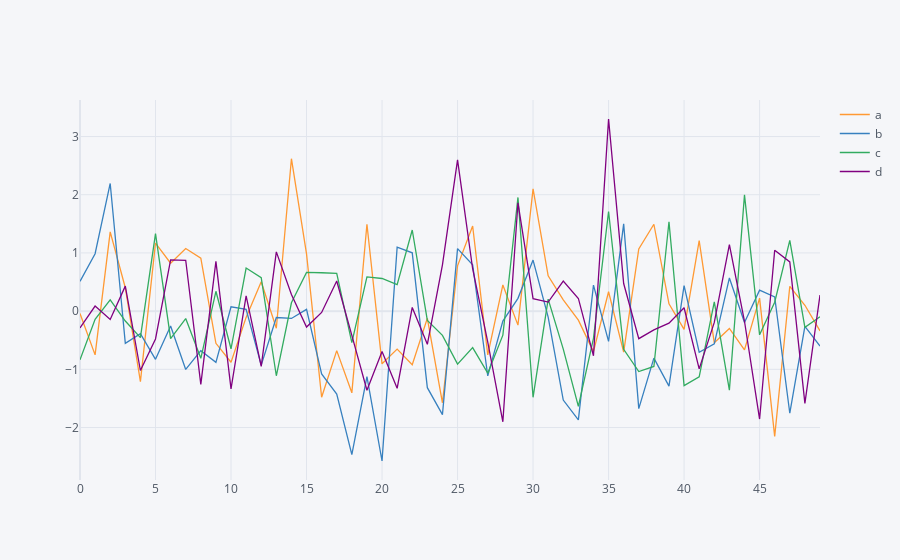

Source (notebook cell):
### Code cell
import pandas as pd
import numpy as np
import cufflinks as cf
import chart_studio.plotly as py
import seaborn as sns
import plotly.express as px
%matplotlib inline

from plotly.offline import download_plotlyjs, init_notebook_mode, plot, iplot
init_notebook_mode(connected=True)
cf.go_offline()

arr_1 = np.random.randn(50,4)
df_1 = pd.DataFrame(arr_1, columns= ['a','b','c','d'])
df_1.iplot()

### Figure 1 — Plotly figure (JSON) as saved in the notebook; plotly's stock layout.template omitted (floating-point values rounded to 4 significant figures)
{"data": [{"line": {"color": "rgba(255, 153, 51, 1.0)", "dash": "solid", "shape": "linear", "width": 1.3}, "mode": "lines", "name": "a", "text": "", "type": "scatter", "x": [0, 1, 2, 3, 4, 5, 6, 7, 8, 9, 10, 11, 12, 13, 14, 15, 16, 17, 18, 19, 20, 21, 22, 23, 24, 25, 26, 27, 28, 29, 30, 31, 32, 33, 34, 35, 36, 37, 38, 39, 40, 41, 42, 43, 44, 45, 46, 47, 48, 49], "y": [-0.04004, -0.7516, 1.361, 0.4023, -1.212, 1.17, 0.8237, 1.076, 0.9111, -0.5532, -0.8782, -0.1072, 0.5039, -0.2933, 2.62, 0.985, -1.48, -0.6781, -1.404, 1.494, -0.9049, -0.6522, -0.9221, -0.1233, -1.575, 0.778, 1.463, -0.7531, 0.45, -0.2399, 2.101, 0.6078, 0.1947, -0.1541, -0.6959, 0.3327, -0.7034, 1.067, 1.493, 0.1249, -0.3137, 1.211, -0.5438, -0.2972, -0.6663, 0.224, -2.152, 0.4269, 0.1013, -0.3392]}, {"line": {"color": "rgba(55, 128, 191, 1.0)", "dash": "solid", "shape": "linear", "width": 1.3}, "mode": "lines", "name": "b", "text": "", "type": "scatter", "x": [0, 1, 2, 3, 4, 5, 6, 7, 8, 9, 10, 11, 12, 13, 14, 15, 16, 17, 18, 19, 20, 21, 22, 23, 24, 25, 26, 27, 28, 29, 30, 31, 32, 33, 34, 35, 36, 37, 38, 39, 40, 41, 42, 43, 44, 45, 46, 47, 48, 49], "y": [0.5119, 0.9867, 2.194, -0.5538, -0.3868, -0.8278, -0.255, -1.001, -0.6792, -0.879, 0.07448, 0.0296, -0.9274, -0.1096, -0.1255, 0.0306, -1.079, -1.426, -2.467, -1.126, -2.575, 1.101, 1.002, -1.315, -1.779, 1.075, 0.7972, -1.111, -0.1717, 0.2201, 0.8772, -0.1038, -1.528, -1.869, 0.4471, -0.5196, 1.5, -1.676, -0.8071, -1.288, 0.4394, -0.7054, -0.5614, 0.5701, -0.1937, 0.3611, 0.2434, -1.754, -0.2608, -0.6008]}, {"line": {"color": "rgba(50, 171, 96, 1.0)", "dash": "solid", "shape": "linear", "width": 1.3}, "mode": "lines", "name": "c", "text": "", "type": "scatter", "x": [0, 1, 2, 3, 4, 5, 6, 7, 8, 9, 10, 11, 12, 13, 14, 15, 16, 17, 18, 19, 20, 21, 22, 23, 24, 25, 26, 27, 28, 29, 30, 31, 32, 33, 34, 35, 36, 37, 38, 39, 40, 41, 42, 43, 44, 45, 46, 47, 48, 49], "y": [-0.8367, -0.1393, 0.1955, -0.1697, -0.455, 1.331, -0.4715, -0.1279, -0.8105, 0.3411, -0.6468, 0.7412, 0.5743, -1.11, 0.1429, 0.6663, 0.6597, 0.6504, -0.5423, 0.5881, 0.5608, 0.4553, 1.395, -0.1582, -0.4164, -0.9108, -0.6259, -1.066, -0.4133, 1.954, -1.48, 0.2065, -0.653, -1.635, -0.4673, 1.713, -0.6555, -1.037, -0.9505, 1.536, -1.28, -1.128, 0.1595, -1.358, 1.998, -0.4069, 0.1544, 1.215, -0.2784, -0.09733]}, {"line": {"color": "rgba(128, 0, 128, 1.0)", "dash": "solid", "shape": "linear", "width": 1.3}, "mode": "lines", "name": "d", "text": "", "type": "scatter", "x": [0, 1, 2, 3, 4, 5, 6, 7, 8, 9, 10, 11, 12, 13, 14, 15, 16, 17, 18, 19, 20, 21, 22, 23, 24, 25, 26, 27, 28, 29, 30, 31, 32, 33, 34, 35, 36, 37, 38, 39, 40, 41, 42, 43, 44, 45, 46, 47, 48, 49], "y": [-0.2889, 0.0874, -0.1427, 0.4301, -1.02, -0.4776, 0.8799, 0.8741, -1.259, 0.8547, -1.336, 0.2618, -0.9504, 1.019, 0.2875, -0.2735, -0.02216, 0.5181, -0.4164, -1.359, -0.6953, -1.327, 0.06408, -0.5706, 0.7958, 2.6, 0.7284, -0.5323, -1.902, 1.861, 0.2151, 0.157, 0.5167, 0.2181, -0.7661, 3.302, 0.4748, -0.4728, -0.3228, -0.207, 0.05874, -0.992, -0.1944, 1.142, -0.1738, -1.854, 1.046, 0.8452, -1.586, 0.2761]}], "layout": {"autosize": true, "legend": {"bgcolor": "#F5F6F9", "font": {"color": "#4D5663"}}, "paper_bgcolor": "#F5F6F9", "plot_bgcolor": "#F5F6F9", "title": {"font": {"color": "#4D5663"}}, "xaxis": {"autorange": true, "gridcolor": "#E1E5ED", "range": [0, 49], "showgrid": true, "tickfont": {"color": "#4D5663"}, "title": {"font": {"color": "#4D5663"}, "text": ""}, "type": "linear", "zerolinecolor": "#E1E5ED"}, "yaxis": {"autorange": true, "gridcolor": "#E1E5ED", "range": [-2.902, 3.628], "showgrid": true, "tickfont": {"color": "#4D5663"}, "title": {"font": {"color": "#4D5663"}, "text": ""}, "type": "linear", "zerolinecolor": "#E1E5ED"}}}
